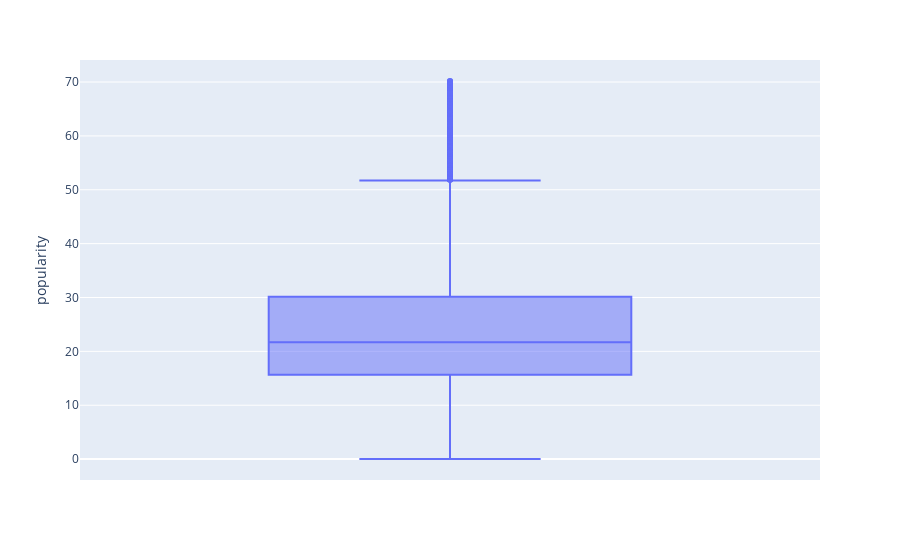
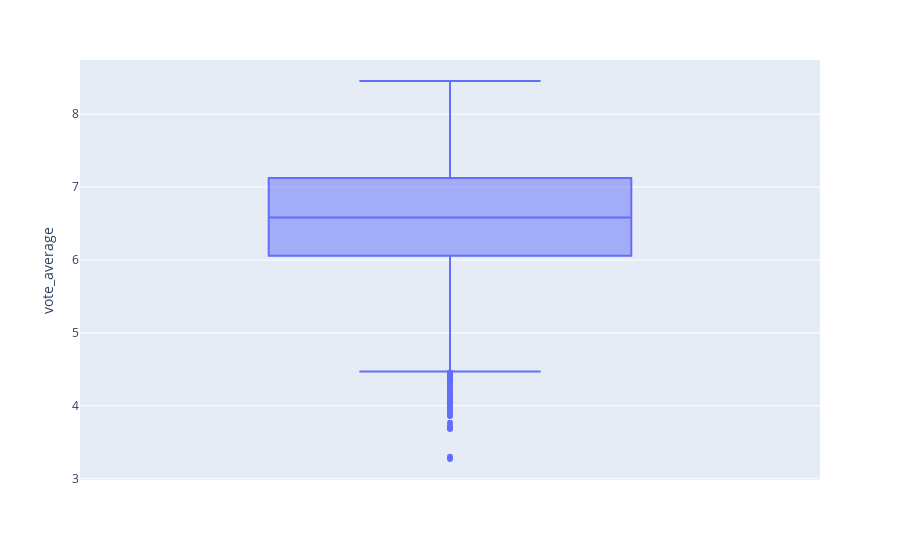
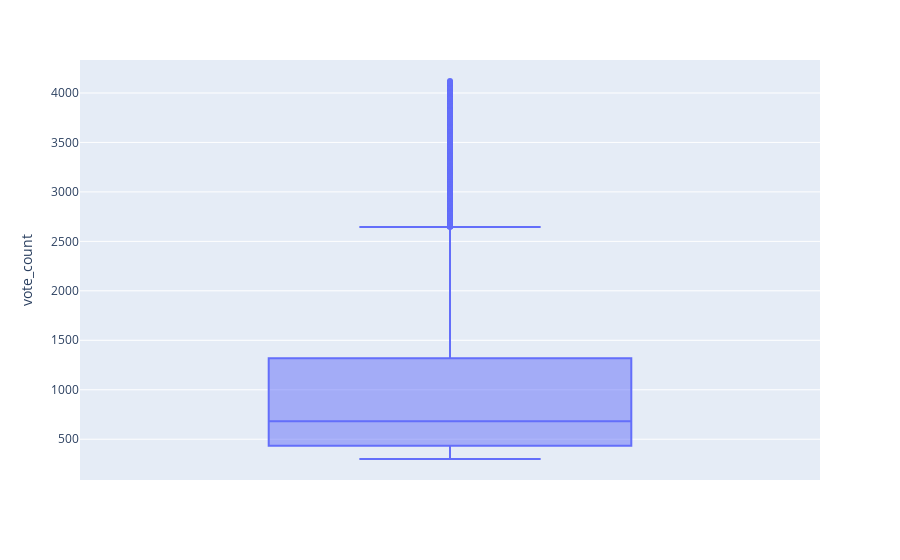

Notebook cell for these charts, in order:
### Markdown cell above
- boxplot after handling outliers

### Code cell
float_merged_df=merged_df.select_dtypes(include=['float64','int64']).columns
for col in float_merged_df:
    fig = px.box(float_merged_df, y=merged_df[col])
    fig.update_layout(yaxis_title=col)
    fig.show()

### Figure 1 — Plotly figure (JSON) as saved in the notebook; plotly's stock layout.template omitted (floating-point values rounded to 4 significant figures; data arrays with more than 128 entries replaced by an {"elided": "..."} marker saying what was removed)
{"data": [{"alignmentgroup": "True", "hovertemplate": "y=%{y}<extra></extra>", "legendgroup": "", "marker": {"color": "#636efa"}, "name": "", "notched": false, "offsetgroup": "", "orientation": "v", "showlegend": false, "type": "box", "x0": " ", "xaxis": "x", "y": {"elided": "7820 float values"}, "y0": " ", "yaxis": "y"}], "layout": {"boxmode": "group", "legend": {"tracegroupgap": 0}, "margin": {"t": 60}, "xaxis": {"anchor": "y", "domain": [0, 1]}, "yaxis": {"anchor": "x", "domain": [0, 1], "title": {"text": "popularity"}}}}

### Figure 2 — Plotly figure (JSON) as saved in the notebook; plotly's stock layout.template omitted (floating-point values rounded to 4 significant figures; data arrays with more than 128 entries replaced by an {"elided": "..."} marker saying what was removed)
{"data": [{"alignmentgroup": "True", "hovertemplate": "y=%{y}<extra></extra>", "legendgroup": "", "marker": {"color": "#636efa"}, "name": "", "notched": false, "offsetgroup": "", "orientation": "v", "showlegend": false, "type": "box", "x0": " ", "xaxis": "x", "y": {"elided": "7820 float values"}, "y0": " ", "yaxis": "y"}], "layout": {"boxmode": "group", "legend": {"tracegroupgap": 0}, "margin": {"t": 60}, "xaxis": {"anchor": "y", "domain": [0, 1]}, "yaxis": {"anchor": "x", "domain": [0, 1], "title": {"text": "vote_average"}}}}

### Figure 3 — Plotly figure (JSON) as saved in the notebook; plotly's stock layout.template omitted (floating-point values rounded to 4 significant figures; data arrays with more than 128 entries replaced by an {"elided": "..."} marker saying what was removed)
{"data": [{"alignmentgroup": "True", "hovertemplate": "y=%{y}<extra></extra>", "legendgroup": "", "marker": {"color": "#636efa"}, "name": "", "notched": false, "offsetgroup": "", "orientation": "v", "showlegend": false, "type": "box", "x0": " ", "xaxis": "x", "y": {"elided": "7820 int values"}, "y0": " ", "yaxis": "y"}], "layout": {"boxmode": "group", "legend": {"tracegroupgap": 0}, "margin": {"t": 60}, "xaxis": {"anchor": "y", "domain": [0, 1]}, "yaxis": {"anchor": "x", "domain": [0, 1], "title": {"text": "vote_count"}}}}
